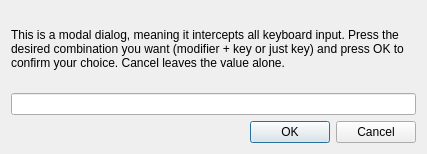
<?xml version="1.0" encoding="UTF-8"?>
<ui version="4.0">
 <class>KeySequenceButtonDialog</class>
 <widget class="QDialog" name="KeySequenceButtonDialog">
  <property name="geometry">
   <rect>
    <x>0</x>
    <y>0</y>
    <width>427</width>
    <height>154</height>
   </rect>
  </property>
  <property name="windowTitle">
   <string>Change a key sequence</string>
  </property>
  <property name="sizeGripEnabled">
   <bool>false</bool>
  </property>
  <property name="modal">
   <bool>true</bool>
  </property>
  <layout class="QVBoxLayout" name="verticalLayout">
   <item>
    <widget class="QLabel" name="label">
     <property name="text">
      <string>This is a modal dialog, meaning it intercepts all keyboard input. Press the desired combination you want (modifier + key or just key) and press OK to confirm your choice. Cancel leaves the value alone.</string>
     </property>
     <property name="wordWrap">
      <bool>true</bool>
     </property>
    </widget>
   </item>
   <item>
    <widget class="QLineEdit" name="keyCombination">
     <property name="focusPolicy">
      <enum>Qt::NoFocus</enum>
     </property>
     <property name="readOnly">
      <bool>true</bool>
     </property>
    </widget>
   </item>
   <item>
    <widget class="QDialogButtonBox" name="buttonBox">
     <property name="orientation">
      <enum>Qt::Horizontal</enum>
     </property>
     <property name="standardButtons">
      <set>QDialogButtonBox::Cancel|QDialogButtonBox::Ok</set>
     </property>
    </widget>
   </item>
  </layout>
 </widget>
 <resources/>
 <connections>
  <connection>
   <sender>buttonBox</sender>
   <signal>accepted()</signal>
   <receiver>KeySequenceButtonDialog</receiver>
   <slot>accept()</slot>
   <hints>
    <hint type="sourcelabel">
     <x>248</x>
     <y>254</y>
    </hint>
    <hint type="destinationlabel">
     <x>157</x>
     <y>274</y>
    </hint>
   </hints>
  </connection>
  <connection>
   <sender>buttonBox</sender>
   <signal>rejected()</signal>
   <receiver>KeySequenceButtonDialog</receiver>
   <slot>reject()</slot>
   <hints>
    <hint type="sourcelabel">
     <x>316</x>
     <y>260</y>
    </hint>
    <hint type="destinationlabel">
     <x>286</x>
     <y>274</y>
    </hint>
   </hints>
  </connection>
 </connections>
</ui>
